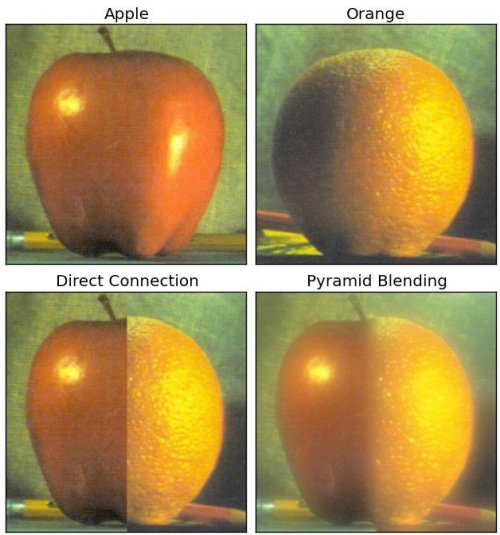
#> input picture data/apple.jpg, 500 x 535 px; the run also reads 1 picture not shown here
$ python blending2.py   (Python 2 division)
#> lines starting #> are read from the running program, lines starting #| are printed output that depends on the picture; after the words box and inside, x2 and y2 are one past the last pixel; in counts of white or black regions, pixels touching at a corner belong together
#> `A = cv2.imread("data/apple.jpg",0)`:
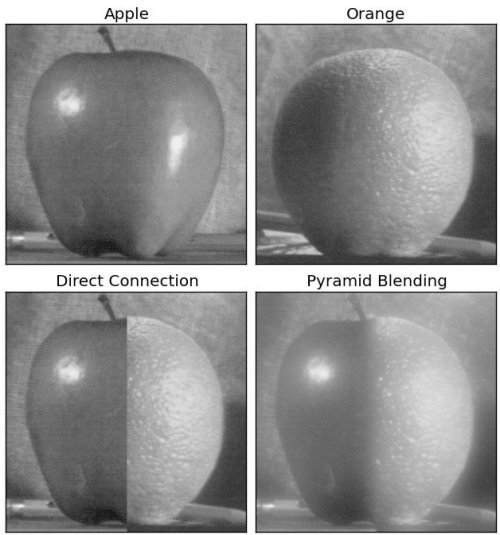
#> A: shape (535, 500); min 0, max 255, mean 144.5
import cv2
import numpy as np

def Laplacian_Pyramid_Blending_with_mask(A, B, m, num_levels = 6):
    # assume mask is float32 [0,1]

    # generate Gaussian pyramid for A,B and mask
#> called with num_levels = 5
    GA = A.copy()
    GB = B.copy()
    GM = m.copy()
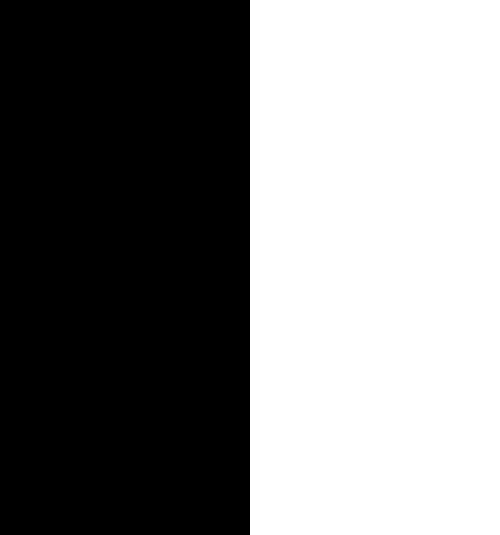
#> GM: shape (535, 500) float32; values 0 (black) and 1 (white), 50% white; 1 white region, box (x1, y1, x2, y2) and area: (250, 0, 500, 535) 133750
    gpA = [GA]
    gpB = [GB]
    gpM = [GM]
    for i in xrange(num_levels):
        GA = cv2.pyrDown(GA)
        GB = cv2.pyrDown(GB)
        GM = cv2.pyrDown(GM)
        gpA.append(np.float32(GA))
        gpB.append(np.float32(GB))
        gpM.append(np.float32(GM))
#> this loop made 5 passes
#> pass 1, in Laplacian_Pyramid_Blending_with_mask, `GA = cv2.pyrDown(GA)`:
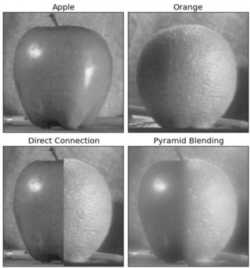
#> GA: shape (268, 250); min 28, max 255, mean 144.7
#> pass 2, in Laplacian_Pyramid_Blending_with_mask, `GA = cv2.pyrDown(GA)`:
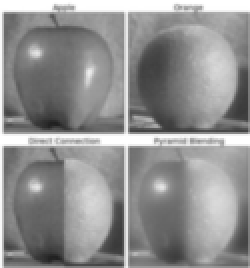
#> GA: shape (134, 125) (shown 2 times larger); min 32, max 255, mean 144.8
#> after the loop, gpA = 6 items; gpB = 6 items; gpM = 6 items

    # generate Laplacian Pyramids for A,B and masks
    lpA  = [gpA[num_levels-1]] # the bottom of the Lap-pyr holds the last (smallest) Gauss level
    lpB  = [gpB[num_levels-1]]
    gpMr = [gpM[num_levels-1]]
    for i in xrange(num_levels-1,0,-1):
        # Laplacian: subtarct upscaled version of lower level from current level
        # to get the high frequencies
        LA = np.subtract(gpA[i-1], cv2.pyrUp(gpA[i]))
        LB = np.subtract(gpB[i-1], cv2.pyrUp(gpB[i]))
        lpA.append(LA)
        lpB.append(LB)
        gpMr.append(gpM[i-1]) # also reverse the masks
#> after the loop, gpMr = 1 item; lpA = 1 item; lpB = 1 item

    # Now blend images according to mask in each level
    LS = []
    for la,lb,gm in zip(lpA,lpB,gpMr):
        ls = la * gm + lb * (1.0 - gm)
        LS.append(ls)

    # now reconstruct
    ls_ = LS[0]
    for i in xrange(1,num_levels):
        ls_ = cv2.pyrUp(ls_)
        ls_ = cv2.add(ls_, LS[i])

    return ls_

if __name__ == '__main__':
    A = cv2.imread("data/apple.jpg",0)
    B = cv2.imread("data/orange.jpg",0)
    m = np.zeros_like(A, dtype='float32')
    m[:,A.shape[1]/2:] = 1 # make the mask half-and-half
#> (the run stopped early here; a loop or call above may not have finished)
